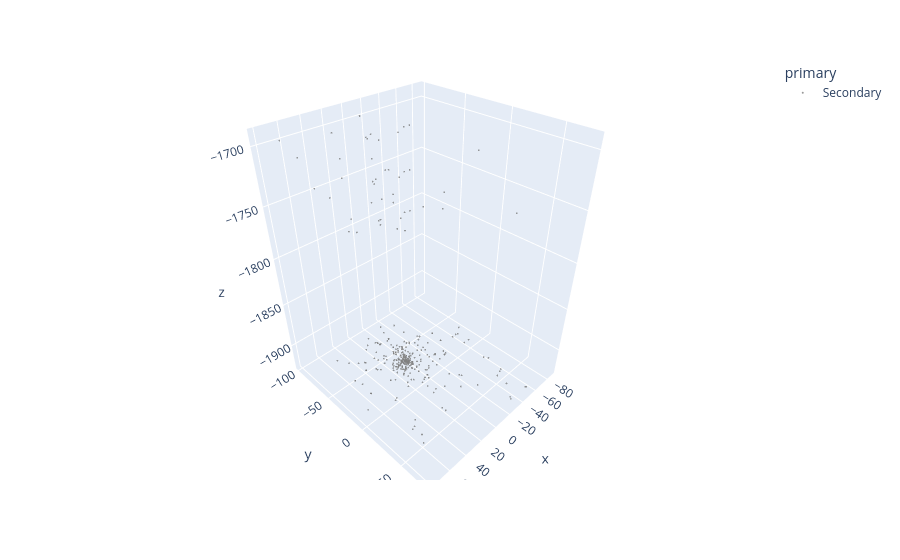

The notebook cell saved with this chart:
### Code cell
import plotly.express as px

fig = px.scatter_3d(
    long_df,
    x="x",
    y="y",
    z="z",
    color="primary",
    color_discrete_map={
        "Primary": "orange",
        "Secondary": "gray"
    },
    opacity=0.8,
    hover_name="name"

)

fig.update_traces(marker=dict(size=1))
fig.show()

### Figure 1 — Plotly figure (JSON) as saved in the notebook; plotly's stock layout.template omitted (floating-point values rounded to 4 significant figures; data arrays with more than 128 entries replaced by an {"elided": "..."} marker saying what was removed)
{"data": [{"hovertemplate": "<b>%{hovertext}</b><br><br>primary=Secondary<br>x=%{x}<br>y=%{y}<br>z=%{z}<extra></extra>", "hovertext": {"elided": "358 str values"}, "legendgroup": "Secondary", "marker": {"color": "gray", "opacity": 0.8, "size": 1, "symbol": "circle"}, "mode": "markers", "name": "Secondary", "scene": "scene", "showlegend": true, "type": "scatter3d", "x": {"elided": "358 float values"}, "y": {"elided": "358 float values"}, "z": {"elided": "358 float values"}}], "layout": {"legend": {"title": {"text": "primary"}, "tracegroupgap": 0}, "margin": {"t": 60}, "scene": {"domain": {"x": [0, 1], "y": [0, 1]}, "xaxis": {"title": {"text": "x"}}, "yaxis": {"title": {"text": "y"}}, "zaxis": {"title": {"text": "z"}}}}}
